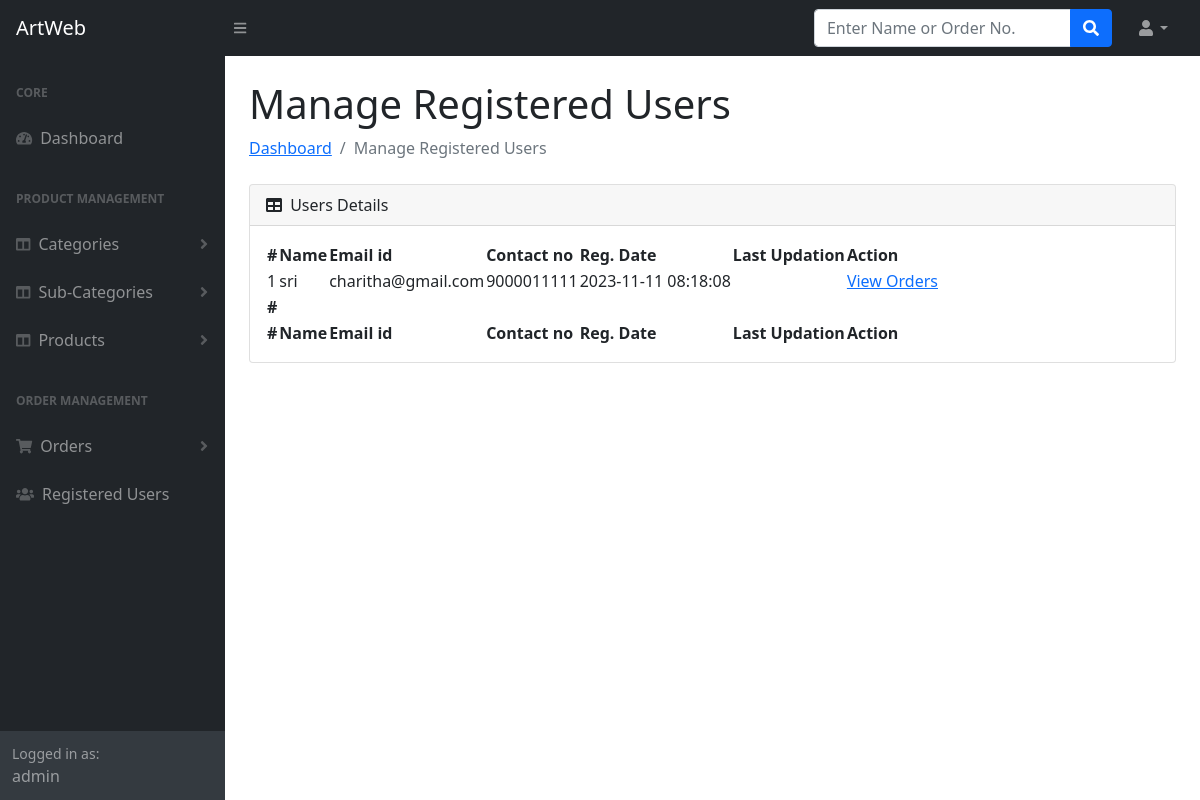
Screenshot of /admin/registered-users.php (signed in) with the database file from the repository.
### tables this page shows
CREATE TABLE `users` (
  `id` int(11) NOT NULL,
  `name` varchar(255) DEFAULT NULL,
  `email` varchar(255) DEFAULT NULL,
  `contactno` bigint(11) DEFAULT NULL,
  `password` varchar(255) DEFAULT NULL,
  `regDate` timestamp NOT NULL DEFAULT current_timestamp(),
  `updationDate` timestamp NULL DEFAULT NULL ON UPDATE current_timestamp()
);

### admin/registered-users.php (the view, shortened to what this page needs)
<?php session_start();
include_once('includes/config.php');
if(strlen( $_SESSION["aid"])==0)
{
header('location:logout.php');
} else {
?>
<!DOCTYPE html>
<html lang="en">
    <head>
        <link href="https://cdn.jsdelivr.net/npm/simple-datatables@latest/dist/style.css" rel="stylesheet" />
        <link href="css/styles.css" rel="stylesheet" />
    </head>
    <body class="sb-nav-fixed">
 <?php include_once('includes/header.php');?>
        <div id="layoutSidenav">
       <?php include_once('includes/sidebar.php');?>
            <div id="layoutSidenav_content">
                <main>
                    <div class="container-fluid px-4">
                        <h1 class="mt-4">Manage Registered Users</h1>
                        <ol class="breadcrumb mb-4">
                            <li class="breadcrumb-item"><a href="dashboard.php">Dashboard</a></li>
                            <li class="breadcrumb-item active">Manage Registered Users</li>
                        </ol>
                        <div class="card mb-4">
                            <div class="card-header">
                                <i class="fas fa-table me-1"></i>
                               Users Details
                            </div>
                            <div class="card-body">
                                <table id="datatablesSimple">
                                    <thead>
                                        <tr>
                                            <th>#</th>
                                            <th>Name</th>
                                            <th>Email id</th>
                                            <th>Contact no</th>
                                            <th>Reg. Date</th>
                                            <th>Last Updation</th>
                                            <th>Action</th>
                                        </tr>
                                    </thead>
                                    <tfoot>
                                        <tr>
                                        <th>#</th>
                                             <tr>
                                            <th>#</th>
                                            <th>Name</th>
                                            <th>Email id</th>
                                            <th>Contact no</th>
                                            <th>Reg. Date</th>
                                            <th>Last Updation</th>
                                            <th>Action</th>
                                        </tr>
                                        </tr>
                                    </tfoot>
                                    <tbody>
<?php $query=mysqli_query($con,"select * from users");
$cnt=1;
while($row=mysqli_fetch_array($query))
{
?>
                                <tr>
                                            <td><?php echo htmlentities($cnt);?></td>
                                            <td><?php echo htmlentities($row['name']);?></td>
                                            <td><?php echo htmlentities($row['email']);?></td>
                                            <td> <?php echo htmlentities($row['contactno']);?></td>
                                            <td><?php echo htmlentities($row['regDate']);?></td>
                                            <td><?php echo htmlentities($row['updationDate']);?></td>
                                            <td>
                                            <a href="user-orders.php?uid=<?php echo $row['id']?>&&uname=<?php echo htmlentities($row['name']);?>" target="_blank">View Orders</a> </td>
                                        </tr>
                                        <?php $cnt=$cnt+1; } ?>
                                    </tbody>
                                </table>
                            </div>
                        </div>
                    </div>
                </main>
            </div>
        </div>
    </body>
</html>
<?php } ?>

### rows the page displays
users: name "sri", email "charitha@gmail.com", contactno "9000011111", regDate "2023-11-11 08:18:08"

### other values shown
$_SESSION['alogin'] "admin"
